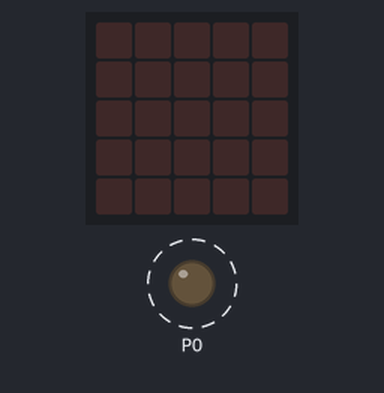
Bench run of a program on a simulated BBC micro:bit (MakeCode). Shown: the board's 5×5 LED display, output pins drawn as LEDs (lit = HIGH). Dashed ring = blinking.

Above: at 0.2 s.
At 1.17 s:
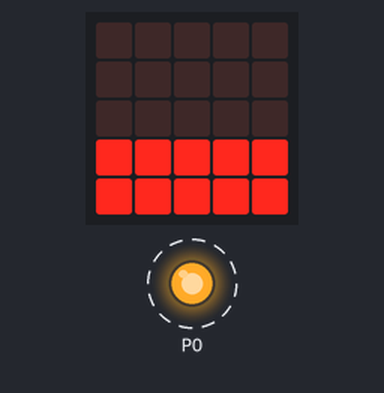
Timing chart, 0 to 130.0 s (numbered marks = the images above):
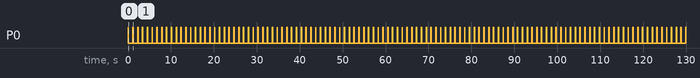

The program:

main.ts
```typescript
// 120 bpm means 120 quarter beats
let masterTempo = 120
let lastTime = 0
// sub division of step lengths (0->quarter beat, 1->eighth, 2->sixteenth)
let subDiv = 0
// time step for every beat
let stepLengthms = (60000 / masterTempo) >> subDiv


let seq = [false, false, false, false]
basic.forever(function () {

    pins.digitalWritePin(DigitalPin.P0, 1)
    basic.showLeds(`
    . . . . .
    . . . . .
    . . . . .
    # # # # #
    # # # # #
    `
   , 0)
    control.waitMicros(100000)
    pins.digitalWritePin(DigitalPin.P0, 0)
    basic.clearScreen()
    basic.pause(1000)

})
```

test.ts
```typescript
// Hier kann man Tests durchführen; diese Datei wird nicht kompiliert, wenn dieses Paket als Erweiterung verwendet wird.
```

Measured:
- by itself, P0: alternates HIGH for 0.10 s and LOW for 1.0 s
- what the display in image 0 shows lasts 1.0 s, from 0.1 s to 1.1 s
